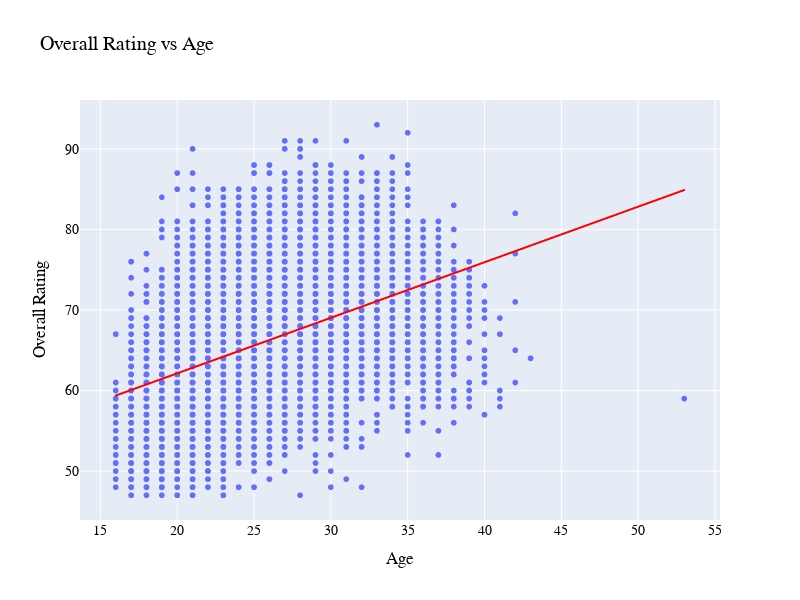

Write notebook code for a chart like this one.
### Markdown cell above
- Player Age and Current Performance

### Code cell
fig6 = px.scatter(fifa , 
                  x='Age',y='↓OVA',
                  title='Overall Rating vs Age',
                  trendline='ols',
                  trendline_color_override='red')

fig6.update_xaxes(title_text = 'Age')
fig6.update_yaxes(title_text = 'Overall Rating')
fig6.update_layout(width = 800 , height = 600, font=dict(family="Arial",size= 14  ,color = "black"))

### Figure 1 — Plotly figure (JSON) as saved in the notebook; plotly's stock layout.template omitted (floating-point values rounded to 4 significant figures; data arrays with more than 128 entries replaced by an {"elided": "..."} marker saying what was removed)
{"data": [{"hovertemplate": "Age=%{x}<br>↓OVA=%{y}<extra></extra>", "legendgroup": "", "marker": {"color": "#636efa", "symbol": "circle"}, "mode": "markers", "name": "", "showlegend": false, "type": "scattergl", "x": {"elided": "18978 int values"}, "xaxis": "x", "y": {"elided": "18978 int values"}, "yaxis": "y"}, {"hovertemplate": "<b>OLS trendline</b><br>↓OVA = 0.6897 * Age + 48.3416<br>R<sup>2</sup>=0.217356<br><br>Age=%{x}<br>↓OVA=%{y} <b>(trend)</b><extra></extra>", "legendgroup": "", "line": {"color": "red"}, "marker": {"color": "#636efa", "symbol": "circle"}, "mode": "lines", "name": "", "showlegend": false, "type": "scattergl", "x": {"elided": "18978 int values"}, "xaxis": "x", "y": {"elided": "18978 float values"}, "yaxis": "y"}], "layout": {"font": {"color": "black", "family": "Arial", "size": 14}, "height": 600, "legend": {"tracegroupgap": 0}, "title": {"text": "Overall Rating vs Age"}, "width": 800, "xaxis": {"anchor": "y", "domain": [0, 1], "title": {"text": "Age"}}, "yaxis": {"anchor": "x", "domain": [0, 1], "title": {"text": "Overall Rating"}}}}
